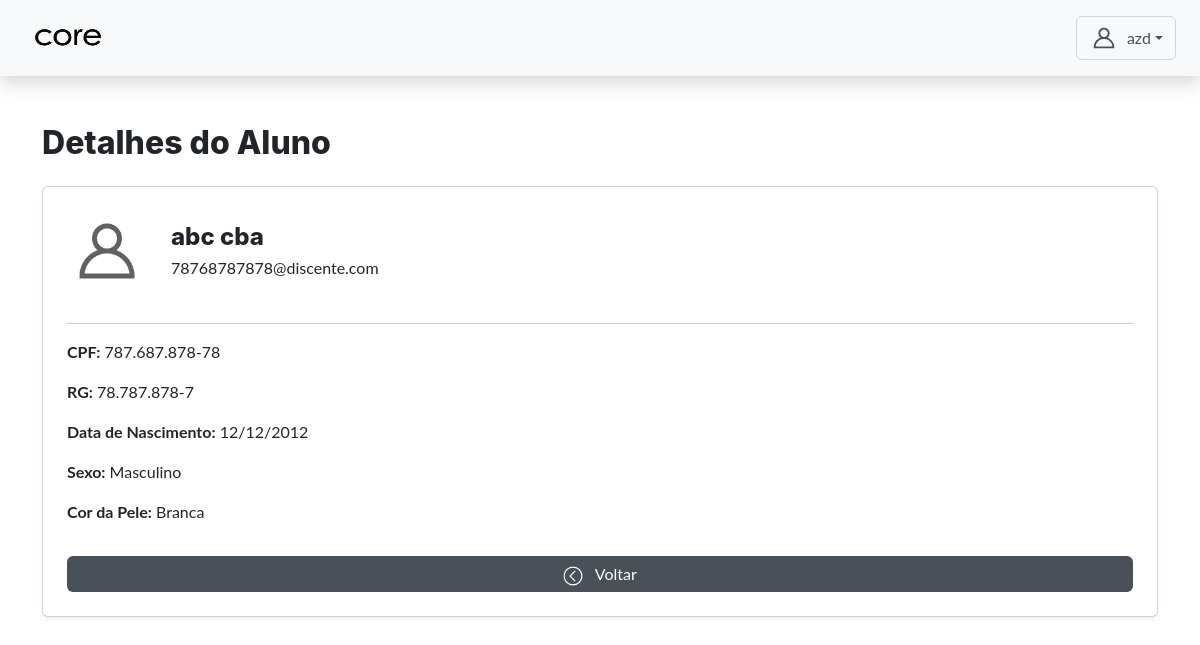
Screenshot of /autenticacao/professor/aluno/14/detalhes/ (signed in) with the database file from the repository.
### core/models.py (models this page shows, shortened)
class CustomUser(AbstractUser):
    TIPO_CHOICES = (
        ('admin', 'Admin'),
        ('professor', 'Professor'),
        ('aluno', 'Aluno'),
    )
    tipo = models.CharField(max_length=10, choices=TIPO_CHOICES, default='admin')
    data_nascimento = models.DateField(null=True, blank=True)
    cpf = models.CharField(max_length=14, unique=True, null=True, blank=True)
    rg = models.CharField(max_length=12, unique=True, null=True, blank=True)
    SEXO_CHOICES = [
    ('M', 'Masculino'),
    ('F', 'Feminino'),
]
    COR_PELE_CHOICES = [
    ('branca', 'Branca'),
    ('preta', 'Preta'),
    ('parda', 'Parda'),
    ('amarela', 'Amarela'),
    ('indigena', 'Indígena'),
]
    sexo = models.CharField(max_length=1, choices=SEXO_CHOICES, null=True, blank=True)
    cor_pele = models.CharField(max_length=20, choices=COR_PELE_CHOICES, null=True, blank=True)
    senha_temporaria = models.BooleanField(default=False)

### autenticacao/views.py (the view)
# urls.py: path('professor/aluno/<int:aluno_id>/detalhes/', views.ver_detalhes_aluno_professor, name='ver_detalhes_aluno_professor'),
@login_required
def ver_detalhes_aluno_professor(request, aluno_id):
    if request.user.tipo != 'professor':
        return redirect('login')
    aluno = get_object_or_404(CustomUser, id=aluno_id, tipo='aluno')
    turmas = Turma.objects.filter(alunoturma__aluno=aluno)
    return render(request, 'professor/detalhes_aluno.html', {
        'aluno': aluno,
        'turmas': turmas
    })

### templates/professor/detalhes_aluno.html (shortened to what this page needs)
{% extends 'base.html' %}
{% load static %}
  {% block content %}
    <h2 class="mb-4">Detalhes do Aluno</h2>
    <div class="card p-4 shadow-sm">
      <div class="d-flex align-items-center mb-3">
        <img src="{% static 'assets/img/user-icon.png' %}" width="80" height="80" class="me-4 rounded-circle" alt="Aluno">
        <div>
          <h4 class="mb-1">{{ aluno.get_full_name }}</h4>
          <p class="mb-0">{{ aluno.email }}</p>
        </div>
      </div>
      <hr>
      {% with cpf=aluno.cpf %}
        <p>
            <strong>CPF:</strong>
            {{ cpf|slice:":3" }}.{{ cpf|slice:"3:6" }}.{{ cpf|slice:"6:9" }}-{{ cpf|slice:"9:" }}
        </p>
        {% endwith %}
        {% with rg=aluno.rg %}
        <p>
            <strong>RG:</strong>
            {{ rg|slice:":2" }}.{{ rg|slice:"2:5" }}.{{ rg|slice:"5:8" }}-{{ rg|slice:"8:" }}
        </p>
        {% endwith %}
      <p><strong>Data de Nascimento:</strong> {{ aluno.data_nascimento|date:"d/m/Y" }}</p>
      <p><strong>Sexo:</strong> {{ aluno.get_sexo_display }}</p>
      <p><strong>Cor da Pele:</strong> {{ aluno.get_cor_pele_display }}</p>
      <a href="javascript:history.back()" class="btn btn-secondary mt-3">
        <img src="{%static 'assets/img/voltar.png'%}" width='20px' height='20px' class="me-2">
      Voltar
      </a>
    </div>
  {% endblock content %}

### templates/base.html (shortened to what this page needs)
{% load static %}
<!DOCTYPE html>
<html lang="pt-br">
<head>
  <link href="https://cdn.jsdelivr.net/npm/bootstrap@5.3.6/dist/css/bootstrap.min.css" rel="stylesheet"/>
  <link rel="stylesheet" href="{% static 'css/style.css' %}" />
</head>
<body>
  <nav class="navbar navbar-light bg-light justify-content-between px-4 py-3 shadow">
    <span class="navbar-brand mb-0 h1">
      <img src="{%static 'assets/icon/core3.png'%}" width='100%' height='30px' class="me-2">
    </span>
    <div class="d-flex align-items-center">
      <div class="dropdown">
        <button class="btn btn-outline-secondary dropdown-toggle d-flex align-items-center" type="button" data-bs-toggle="dropdown">
        <span>{{ request.user.first_name }}</span>
      </button>
    </div>
  </div>
</nav>
  <main class="container py-5">
    {% block content %}
    {% endblock content %}
  </main>
</body>
</html>

### templates/professor/detalhes_aluno.html (style rules this page uses)
.btn-outline-secondary { --bs-btn-color: #495057; --bs-btn-border-color: #ced4da; --bs-btn-hover-color: #fff; --bs-btn-hover-bg: #495057; --bs-btn-hover-border-color: #495057; --bs-btn-focus-shadow-rgb: 206, 212, 218; --bs-btn-active-color: #fff; --bs-btn-active-bg: #495057; --bs-btn-active-border-color: #495057; --bs-btn-active-shadow: inset 0 3px 5px rgba(0, 0, 0, 0.125); --bs-btn-disabled-color: #495057; --bs-btn-disabled-bg: transparent; --bs-btn-disabled-border-color: #495057; --bs-gradient: none; }
.btn-secondary { --bs-btn-color: #fff; --bs-btn-bg: #495057; --bs-btn-border-color: #ff6495057a00; --bs-btn-hover-color: #fff; --bs-btn-hover-bg: #495057; --bs-btn-hover-border-color: #495057; --bs-btn-focus-shadow-rgb: 206, 212, 218; --bs-btn-active-color: #fff; --bs-btn-active-bg: #495057; --bs-btn-active-border-color: #495057; --bs-btn-active-shadow: inset 0 3px 5px rgba(0, 0, 0, 0.125); --bs-btn-disabled-color: #fff; --bs-btn-disabled-bg: #495057; --bs-btn-disabled-border-color: #495057; }
.btn-secondary img { filter: brightness(0) invert(1); }

### rows the page displays
CustomUser: user.first_name "azd"
CustomUser: get_full_name "abc cba", email "78768787878@discente.com", cpf "787", cpf "687", cpf "878", cpf "78", rg "78", rg "787", rg "878", rg "7", data_nascimento "12/12/2012", sexo "Masculino", cor_pele "Branca"
